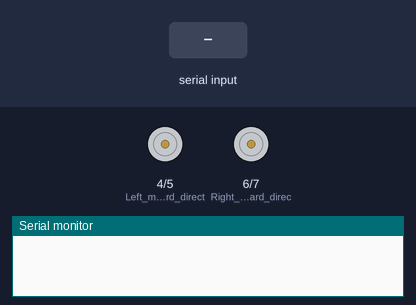
A sketch run on a simulated Arduino Uno, built with avr-gcc and run on an emulated ATmega328P. On the bench: motor-driver pin pairs drawn as motors (green arrow = first pin HIGH = forward, orange = second pin HIGH = backward, longer = more drive), the last lines printed to the serial monitor. The test bench sets the inputs (shaded band).

Above: at 1.2 s.
1.3 s: "B" received over Serial
At 2.5 s:
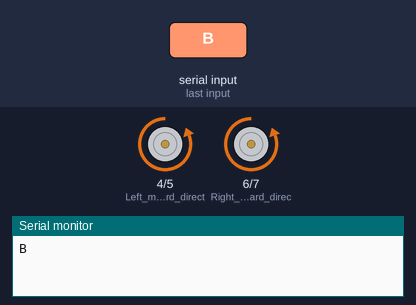
2.8 s: "F" received over Serial
At 3.6 s:
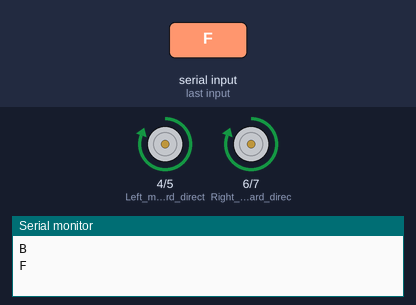
4.3 s: "R" received over Serial
At 4.8 s:
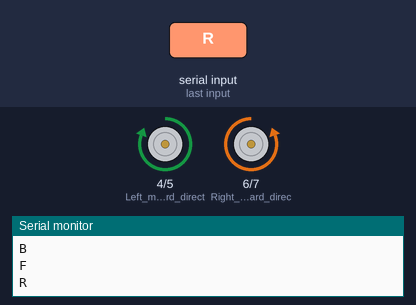
5.8 s: "L" received over Serial
At 7.1 s:
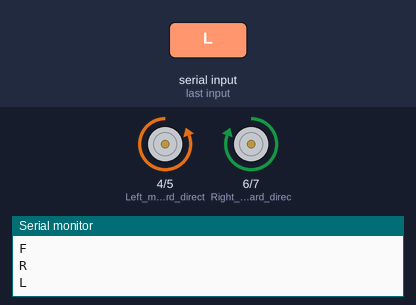
Timing chart, 0 to 8.3 s (numbered marks = the images above; inputs shaded):
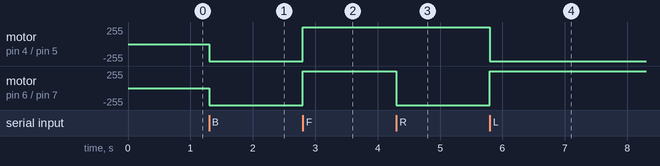

Measured:
- after the input at 1.3 s, motor on pin 4 (Left_motor_forward_direct) / pin 5 (Left_motor_reverse_direct), motor on pin 6 (Right_motor_forward_direc) / pin 7 (Right_motor_reverse_direc): stopped → backward 255/255 at once
- after the input at 2.8 s, motor on pin 4 (Left_motor_forward_direct) / pin 5 (Left_motor_reverse_direct), motor on pin 6 (Right_motor_forward_direc) / pin 7 (Right_motor_reverse_direc): backward 255/255 → forward 255/255 at once
- after the input at 4.3 s, motor on pin 6 (Right_motor_forward_direc) / pin 7 (Right_motor_reverse_direc): forward 255/255 → backward 255/255 at once
- after the input at 5.8 s, motor on pin 4 (Left_motor_forward_direct) / pin 5 (Left_motor_reverse_direct): forward 255/255 → backward 255/255 at once; motor on pin 6 (Right_motor_forward_direc) / pin 7 (Right_motor_reverse_direc): backward 255/255 → forward 255/255 at once

The sketch:

soccerbot.ino
```cpp
char command;

void setup() {
  pinMode(4, OUTPUT);   // Left motor forward direction
  pinMode(5, OUTPUT);   // Left motor reverse direction
  pinMode(6, OUTPUT);   // Right motor forward direction
  pinMode(7, OUTPUT);   // Right motor reverse direction
  Serial.begin(38400);  // Initialize serial communication
}

void loop() {
  if (Serial.available()) {
    command = Serial.read();
    Serial.println(command);
  }

  switch (command) {
    case 'B':  // Move forward (all motors rotate forward)
      digitalWrite(4, LOW);  // Left motor forward
      digitalWrite(5, HIGH); // Left motor reverse
      digitalWrite(6, LOW);  // Right motor forward
      digitalWrite(7, HIGH); // Right motor reverse
      break;

    case 'F':  // Move backward (all motors rotate backward)
      digitalWrite(4, HIGH); // Left motor forward
      digitalWrite(5, LOW);  // Left motor reverse
      digitalWrite(6, HIGH); // Right motor forward
      digitalWrite(7, LOW);  // Right motor reverse
      break;

    case 'R':  // Turn left (left motors forward, right motors reverse)
      digitalWrite(4, HIGH); // Left motor forward
      digitalWrite(5, LOW);  // Left motor reverse
      digitalWrite(6, LOW);  // Right motor forward
      digitalWrite(7, HIGH); // Right motor reverse
      break;

    case 'L':  // Turn right (right motors forward, left motors reverse)
      digitalWrite(4, LOW);  // Left motor forward
      digitalWrite(5, HIGH); // Left motor reverse
      digitalWrite(6, HIGH); // Right motor forward
      digitalWrite(7, LOW);  // Right motor reverse
      break;

    case 'S':  // Stop (all motors off)
      digitalWrite(4, LOW);  // Left motor forward
      digitalWrite(5, LOW);  // Left motor reverse
      digitalWrite(6, LOW);  // Right motor forward
      digitalWrite(7, LOW);  // Right motor reverse
      break;

    default:
      // Do nothing if the command is not recognized
      break;
  }
}
```
